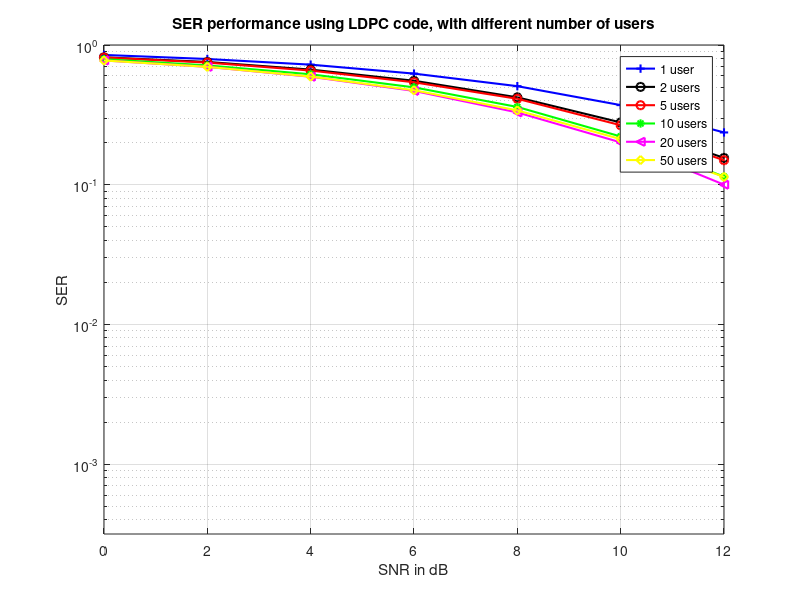

Here is the MATLAB script that generated this plot:
clear all;
clc;
%%%%%%%%%%%%%%%%%%%%%%%%%%%%%%%%%%%%%%%%%%%%%%%%%%%%%%%%%%
%LDPC
% load 1user2_LAMS.mat
% semilogy(psnr, SER1,'b+-','LineWidth',1.5);
% hold on; 
% 
% load 2user2_LAMS.mat
% semilogy(psnr, SER1,'ko-','LineWidth',1.5);
% hold on;
% 
% load 5user2_LAMS.mat
% semilogy(psnr, SER1,'ro-','LineWidth',1.5);
% hold on; 
% 
% load 10user2_LAMS.mat
% semilogy(psnr, SER1,'g*-','LineWidth',1.5);
% hold on; 
% 
% load 20user2_LAMS.mat
% semilogy(psnr, SER1,'m<-','LineWidth',1.5);
% hold on;
% 
% load 50user2_LAMS.mat
% semilogy(psnr, SER1,'yd-','LineWidth',1.5);
% hold on;
%%%%%%%%%%%%%%%%%%%%%%%%%%%%%%%%%%%%%%%%%%%%%%%%%%%%%%%%%%

%%%%%%%%%%%%%%%%%%%%%%%%%%%%%%%%%%%%%%%%%%%%%%%%%%%%%%%%%%
load 1user2_LAMS.mat
semilogy(psnr, SER,'b+-','LineWidth',1.5);
hold on; 

load 2user2_LAMS.mat
semilogy(psnr, SER,'ko-','LineWidth',1.5);
hold on;

load 5user2_LAMS.mat
semilogy(psnr, SER,'ro-','LineWidth',1.5);
hold on; 

load 10user2_LAMS.mat
semilogy(psnr, SER,'g*-','LineWidth',1.5);
hold on; 

load 20user2_LAMS.mat
semilogy(psnr, SER,'m<-','LineWidth',1.5);
hold on;

load 50user2_LAMS.mat
semilogy(psnr, SER,'yd-','LineWidth',1.5);
hold on;
%%%%%%%%%%%%%%%%%%%%%%%%%%%%%%%%%%%%%%%%%%%%%%%%%%%%%%%%%%

xlabel('SNR in dB');
ylabel('SER');
legend('1 user','2 users','5 users','10 users','20 users','50 users');
% legend('1 user ZF','5 users ZF','10 users ZF','50 users ZF','1 user ZF-LDPC','5 users ZF-LDPC','10 users ZF-LDPC','50 users ZF-LDPC');
% legend('1 user BP I=10','5 users BP I=10','10 users BP I=10','20 users BP I=10','50 users BP I=10','1 user LAMS I=10','5 users LAMS I=10','10 users LAMS I=10','20 users BP I=10','50 users LAMS I=10');
% legend('1 user BP I=10','5 users BP I=10','10 users BP I=10','50 users BP I=10','1 user LAMS I=10','5 users LAMS I=10','10 users LAMS I=10','50 users LAMS I=10');
% title('SER performance using linear ZF receiver, with different number of users');
 title('SER performance using LDPC code, with different number of users');
grid on;

axis([0 12 10^(-3.5) 1]);